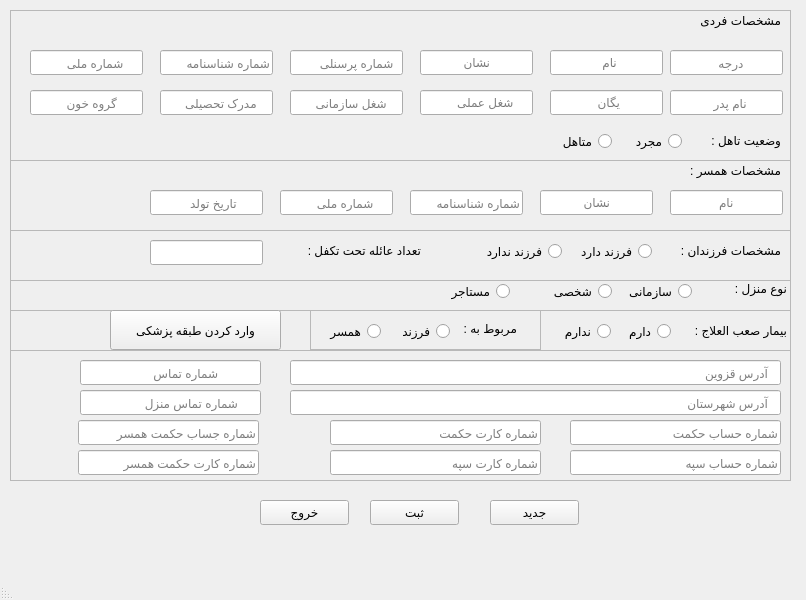
<?xml version="1.0" encoding="UTF-8"?>
<ui version="4.0">
 <class>MainWindow</class>
 <widget class="QMainWindow" name="MainWindow">
  <property name="geometry">
   <rect>
    <x>0</x>
    <y>0</y>
    <width>806</width>
    <height>600</height>
   </rect>
  </property>
  <property name="windowTitle">
   <string>MainWindow</string>
  </property>
  <property name="layoutDirection">
   <enum>Qt::RightToLeft</enum>
  </property>
  <property name="autoFillBackground">
   <bool>false</bool>
  </property>
  <widget class="QWidget" name="centralwidget">
   <widget class="QPushButton" name="pushButton_2">
    <property name="geometry">
     <rect>
      <x>490</x>
      <y>500</y>
      <width>89</width>
      <height>25</height>
     </rect>
    </property>
    <property name="text">
     <string>جدید</string>
    </property>
   </widget>
   <widget class="QPushButton" name="pushButton_3">
    <property name="geometry">
     <rect>
      <x>370</x>
      <y>500</y>
      <width>89</width>
      <height>25</height>
     </rect>
    </property>
    <property name="text">
     <string>ثبت</string>
    </property>
   </widget>
   <widget class="QPushButton" name="pushButton_4">
    <property name="geometry">
     <rect>
      <x>260</x>
      <y>500</y>
      <width>89</width>
      <height>25</height>
     </rect>
    </property>
    <property name="text">
     <string>خروج</string>
    </property>
   </widget>
   <widget class="QFrame" name="frame">
    <property name="geometry">
     <rect>
      <x>10</x>
      <y>10</y>
      <width>781</width>
      <height>151</height>
     </rect>
    </property>
    <property name="frameShape">
     <enum>QFrame::StyledPanel</enum>
    </property>
    <property name="frameShadow">
     <enum>QFrame::Raised</enum>
    </property>
    <widget class="QLabel" name="label_2">
     <property name="geometry">
      <rect>
       <x>680</x>
       <y>120</y>
       <width>91</width>
       <height>20</height>
      </rect>
     </property>
     <property name="text">
      <string>وضعیت تاهل :</string>
     </property>
    </widget>
    <widget class="QLineEdit" name="lineEdit">
     <property name="geometry">
      <rect>
       <x>660</x>
       <y>40</y>
       <width>113</width>
       <height>25</height>
      </rect>
     </property>
     <property name="autoFillBackground">
      <bool>false</bool>
     </property>
     <property name="placeholderText">
      <string>           درجه</string>
     </property>
    </widget>
    <widget class="QLineEdit" name="lineEdit_6">
     <property name="geometry">
      <rect>
       <x>20</x>
       <y>40</y>
       <width>113</width>
       <height>25</height>
      </rect>
     </property>
     <property name="placeholderText">
      <string>     شماره ملی</string>
     </property>
    </widget>
    <widget class="QLineEdit" name="lineEdit_4">
     <property name="geometry">
      <rect>
       <x>280</x>
       <y>40</y>
       <width>113</width>
       <height>25</height>
      </rect>
     </property>
     <property name="placeholderText">
      <string>  شماره پرسنلی</string>
     </property>
    </widget>
    <widget class="QLineEdit" name="lineEdit_11">
     <property name="geometry">
      <rect>
       <x>150</x>
       <y>80</y>
       <width>113</width>
       <height>25</height>
      </rect>
     </property>
     <property name="placeholderText">
      <string>    مدرک تحصیلی</string>
     </property>
    </widget>
    <widget class="QLineEdit" name="lineEdit_7">
     <property name="geometry">
      <rect>
       <x>660</x>
       <y>80</y>
       <width>113</width>
       <height>25</height>
      </rect>
     </property>
     <property name="placeholderText">
      <string>          نام پدر</string>
     </property>
    </widget>
    <widget class="QLineEdit" name="lineEdit_2">
     <property name="geometry">
      <rect>
       <x>540</x>
       <y>40</y>
       <width>113</width>
       <height>25</height>
      </rect>
     </property>
     <property name="text">
      <string/>
     </property>
     <property name="placeholderText">
      <string>             نام</string>
     </property>
    </widget>
    <widget class="QLineEdit" name="lineEdit_3">
     <property name="geometry">
      <rect>
       <x>410</x>
       <y>40</y>
       <width>113</width>
       <height>25</height>
      </rect>
     </property>
     <property name="text">
      <string/>
     </property>
     <property name="placeholderText">
      <string>            نشان</string>
     </property>
    </widget>
    <widget class="QLineEdit" name="lineEdit_9">
     <property name="geometry">
      <rect>
       <x>410</x>
       <y>80</y>
       <width>113</width>
       <height>25</height>
      </rect>
     </property>
     <property name="placeholderText">
      <string>     شغل عملی</string>
     </property>
    </widget>
    <widget class="QLabel" name="label">
     <property name="geometry">
      <rect>
       <x>660</x>
       <y>0</y>
       <width>111</width>
       <height>20</height>
      </rect>
     </property>
     <property name="text">
      <string>مشخصات فردی</string>
     </property>
    </widget>
    <widget class="QLineEdit" name="lineEdit_5">
     <property name="geometry">
      <rect>
       <x>150</x>
       <y>40</y>
       <width>113</width>
       <height>25</height>
      </rect>
     </property>
     <property name="placeholderText">
      <string>شماره شناسنامه</string>
     </property>
    </widget>
    <widget class="QRadioButton" name="radioButton">
     <property name="geometry">
      <rect>
       <x>611</x>
       <y>120</y>
       <width>61</width>
       <height>23</height>
      </rect>
     </property>
     <property name="text">
      <string>مجرد</string>
     </property>
    </widget>
    <widget class="QLineEdit" name="lineEdit_8">
     <property name="geometry">
      <rect>
       <x>540</x>
       <y>80</y>
       <width>113</width>
       <height>25</height>
      </rect>
     </property>
     <property name="placeholderText">
      <string>            یگان</string>
     </property>
    </widget>
    <widget class="QLineEdit" name="lineEdit_12">
     <property name="geometry">
      <rect>
       <x>20</x>
       <y>80</y>
       <width>113</width>
       <height>25</height>
      </rect>
     </property>
     <property name="placeholderText">
      <string>       گروه خون</string>
     </property>
    </widget>
    <widget class="QLineEdit" name="lineEdit_10">
     <property name="geometry">
      <rect>
       <x>280</x>
       <y>80</y>
       <width>113</width>
       <height>25</height>
      </rect>
     </property>
     <property name="placeholderText">
      <string>    شغل سازمانی</string>
     </property>
    </widget>
    <widget class="QRadioButton" name="radioButton_2">
     <property name="geometry">
      <rect>
       <x>541</x>
       <y>120</y>
       <width>61</width>
       <height>23</height>
      </rect>
     </property>
     <property name="text">
      <string>متاهل</string>
     </property>
    </widget>
   </widget>
   <widget class="QFrame" name="frame_2">
    <property name="geometry">
     <rect>
      <x>10</x>
      <y>160</y>
      <width>781</width>
      <height>71</height>
     </rect>
    </property>
    <property name="frameShape">
     <enum>QFrame::StyledPanel</enum>
    </property>
    <property name="frameShadow">
     <enum>QFrame::Raised</enum>
    </property>
    <widget class="QLineEdit" name="lineEdit_14">
     <property name="geometry">
      <rect>
       <x>530</x>
       <y>30</y>
       <width>113</width>
       <height>25</height>
      </rect>
     </property>
     <property name="placeholderText">
      <string>            نشان</string>
     </property>
    </widget>
    <widget class="QLineEdit" name="lineEdit_17">
     <property name="geometry">
      <rect>
       <x>140</x>
       <y>30</y>
       <width>113</width>
       <height>25</height>
      </rect>
     </property>
     <property name="placeholderText">
      <string>       تاریخ تولد</string>
     </property>
    </widget>
    <widget class="QLineEdit" name="lineEdit_13">
     <property name="geometry">
      <rect>
       <x>660</x>
       <y>30</y>
       <width>113</width>
       <height>25</height>
      </rect>
     </property>
     <property name="placeholderText">
      <string>              نام</string>
     </property>
    </widget>
    <widget class="QLineEdit" name="lineEdit_15">
     <property name="geometry">
      <rect>
       <x>400</x>
       <y>30</y>
       <width>113</width>
       <height>25</height>
      </rect>
     </property>
     <property name="placeholderText">
      <string>شماره شناسنامه</string>
     </property>
    </widget>
    <widget class="QLineEdit" name="lineEdit_16">
     <property name="geometry">
      <rect>
       <x>270</x>
       <y>30</y>
       <width>113</width>
       <height>25</height>
      </rect>
     </property>
     <property name="placeholderText">
      <string>     شماره ملی</string>
     </property>
    </widget>
    <widget class="QLabel" name="label_3">
     <property name="geometry">
      <rect>
       <x>650</x>
       <y>0</y>
       <width>121</width>
       <height>20</height>
      </rect>
     </property>
     <property name="text">
      <string>مشخصات همسر :</string>
     </property>
    </widget>
   </widget>
   <widget class="QFrame" name="frame_3">
    <property name="geometry">
     <rect>
      <x>10</x>
      <y>230</y>
      <width>781</width>
      <height>51</height>
     </rect>
    </property>
    <property name="frameShape">
     <enum>QFrame::StyledPanel</enum>
    </property>
    <property name="frameShadow">
     <enum>QFrame::Raised</enum>
    </property>
    <widget class="QRadioButton" name="radioButton_3">
     <property name="geometry">
      <rect>
       <x>530</x>
       <y>10</y>
       <width>112</width>
       <height>23</height>
      </rect>
     </property>
     <property name="text">
      <string>فرزند دارد</string>
     </property>
    </widget>
    <widget class="QRadioButton" name="radioButton_4">
     <property name="geometry">
      <rect>
       <x>440</x>
       <y>10</y>
       <width>112</width>
       <height>23</height>
      </rect>
     </property>
     <property name="text">
      <string>فرزند ندارد</string>
     </property>
    </widget>
    <widget class="QLabel" name="label_4">
     <property name="geometry">
      <rect>
       <x>640</x>
       <y>10</y>
       <width>131</width>
       <height>20</height>
      </rect>
     </property>
     <property name="text">
      <string>مشخصات فرزندان :</string>
     </property>
    </widget>
    <widget class="QLabel" name="label_5">
     <property name="geometry">
      <rect>
       <x>270</x>
       <y>10</y>
       <width>141</width>
       <height>20</height>
      </rect>
     </property>
     <property name="text">
      <string>تعداد عائله تحت تکفل :</string>
     </property>
    </widget>
    <widget class="QLineEdit" name="lineEdit_18">
     <property name="geometry">
      <rect>
       <x>140</x>
       <y>10</y>
       <width>113</width>
       <height>25</height>
      </rect>
     </property>
    </widget>
   </widget>
   <widget class="QFrame" name="frame_4">
    <property name="geometry">
     <rect>
      <x>10</x>
      <y>280</y>
      <width>781</width>
      <height>31</height>
     </rect>
    </property>
    <property name="frameShape">
     <enum>QFrame::StyledPanel</enum>
    </property>
    <property name="frameShadow">
     <enum>QFrame::Raised</enum>
    </property>
    <widget class="QRadioButton" name="radioButton_7">
     <property name="geometry">
      <rect>
       <x>400</x>
       <y>0</y>
       <width>100</width>
       <height>23</height>
      </rect>
     </property>
     <property name="text">
      <string>مستاجر</string>
     </property>
    </widget>
    <widget class="QRadioButton" name="radioButton_6">
     <property name="geometry">
      <rect>
       <x>490</x>
       <y>0</y>
       <width>112</width>
       <height>23</height>
      </rect>
     </property>
     <property name="text">
      <string>شخصی</string>
     </property>
    </widget>
    <widget class="QRadioButton" name="radioButton_5">
     <property name="geometry">
      <rect>
       <x>570</x>
       <y>0</y>
       <width>112</width>
       <height>23</height>
      </rect>
     </property>
     <property name="text">
      <string>سازمانی</string>
     </property>
    </widget>
    <widget class="QLabel" name="label_6">
     <property name="geometry">
      <rect>
       <x>710</x>
       <y>0</y>
       <width>67</width>
       <height>17</height>
      </rect>
     </property>
     <property name="text">
      <string>نوع منزل :</string>
     </property>
    </widget>
   </widget>
   <widget class="QFrame" name="frame_5">
    <property name="geometry">
     <rect>
      <x>10</x>
      <y>310</y>
      <width>781</width>
      <height>41</height>
     </rect>
    </property>
    <property name="frameShape">
     <enum>QFrame::StyledPanel</enum>
    </property>
    <property name="frameShadow">
     <enum>QFrame::Raised</enum>
    </property>
    <widget class="QRadioButton" name="radioButton_8">
     <property name="geometry">
      <rect>
       <x>610</x>
       <y>10</y>
       <width>51</width>
       <height>23</height>
      </rect>
     </property>
     <property name="text">
      <string>دارم</string>
     </property>
    </widget>
    <widget class="QLabel" name="label_7">
     <property name="geometry">
      <rect>
       <x>656</x>
       <y>10</y>
       <width>121</width>
       <height>20</height>
      </rect>
     </property>
     <property name="text">
      <string>بیمار صعب العلاج :</string>
     </property>
    </widget>
    <widget class="QRadioButton" name="radioButton_9">
     <property name="geometry">
      <rect>
       <x>540</x>
       <y>10</y>
       <width>61</width>
       <height>23</height>
      </rect>
     </property>
     <property name="text">
      <string>ندارم</string>
     </property>
    </widget>
    <widget class="QFrame" name="frame_7">
     <property name="geometry">
      <rect>
       <x>300</x>
       <y>0</y>
       <width>231</width>
       <height>40</height>
      </rect>
     </property>
     <property name="frameShape">
      <enum>QFrame::StyledPanel</enum>
     </property>
     <property name="frameShadow">
      <enum>QFrame::Raised</enum>
     </property>
     <widget class="QRadioButton" name="radioButton_10">
      <property name="geometry">
       <rect>
        <x>80</x>
        <y>10</y>
        <width>60</width>
        <height>23</height>
       </rect>
      </property>
      <property name="text">
       <string>فرزند</string>
      </property>
     </widget>
     <widget class="QLabel" name="label_8">
      <property name="geometry">
       <rect>
        <x>140</x>
        <y>10</y>
        <width>67</width>
        <height>17</height>
       </rect>
      </property>
      <property name="text">
       <string>مربوط به :</string>
      </property>
     </widget>
     <widget class="QRadioButton" name="radioButton_11">
      <property name="geometry">
       <rect>
        <x>10</x>
        <y>10</y>
        <width>61</width>
        <height>23</height>
       </rect>
      </property>
      <property name="text">
       <string>همسر</string>
      </property>
     </widget>
    </widget>
    <widget class="QPushButton" name="pushButton">
     <property name="geometry">
      <rect>
       <x>100</x>
       <y>0</y>
       <width>171</width>
       <height>40</height>
      </rect>
     </property>
     <property name="text">
      <string>وارد کردن طبقه پزشکی</string>
     </property>
    </widget>
   </widget>
   <widget class="QFrame" name="frame_6">
    <property name="geometry">
     <rect>
      <x>10</x>
      <y>350</y>
      <width>781</width>
      <height>131</height>
     </rect>
    </property>
    <property name="frameShape">
     <enum>QFrame::StyledPanel</enum>
    </property>
    <property name="frameShadow">
     <enum>QFrame::Raised</enum>
    </property>
    <widget class="QLineEdit" name="lineEdit_28">
     <property name="geometry">
      <rect>
       <x>68</x>
       <y>70</y>
       <width>181</width>
       <height>25</height>
      </rect>
     </property>
     <property name="placeholderText">
      <string>شماره جساب حکمت همسر</string>
     </property>
    </widget>
    <widget class="QLineEdit" name="lineEdit_26">
     <property name="geometry">
      <rect>
       <x>560</x>
       <y>70</y>
       <width>211</width>
       <height>25</height>
      </rect>
     </property>
     <property name="placeholderText">
      <string>شماره حساب حکمت</string>
     </property>
    </widget>
    <widget class="QLineEdit" name="lineEdit_23">
     <property name="geometry">
      <rect>
       <x>70</x>
       <y>10</y>
       <width>181</width>
       <height>25</height>
      </rect>
     </property>
     <property name="placeholderText">
      <string>            شماره تماس</string>
     </property>
    </widget>
    <widget class="QLineEdit" name="lineEdit_30">
     <property name="geometry">
      <rect>
       <x>320</x>
       <y>100</y>
       <width>211</width>
       <height>25</height>
      </rect>
     </property>
     <property name="placeholderText">
      <string>شماره کارت سپه</string>
     </property>
    </widget>
    <widget class="QLineEdit" name="lineEdit_27">
     <property name="geometry">
      <rect>
       <x>320</x>
       <y>70</y>
       <width>211</width>
       <height>25</height>
      </rect>
     </property>
     <property name="placeholderText">
      <string>شماره کارت حکمت</string>
     </property>
    </widget>
    <widget class="QLineEdit" name="lineEdit_31">
     <property name="geometry">
      <rect>
       <x>68</x>
       <y>100</y>
       <width>181</width>
       <height>25</height>
      </rect>
     </property>
     <property name="placeholderText">
      <string>شماره کارت حکمت همسر</string>
     </property>
    </widget>
    <widget class="QLineEdit" name="lineEdit_25">
     <property name="geometry">
      <rect>
       <x>70</x>
       <y>40</y>
       <width>181</width>
       <height>25</height>
      </rect>
     </property>
     <property name="placeholderText">
      <string>      شماره تماس منزل</string>
     </property>
    </widget>
    <widget class="QLineEdit" name="lineEdit_29">
     <property name="geometry">
      <rect>
       <x>560</x>
       <y>100</y>
       <width>211</width>
       <height>25</height>
      </rect>
     </property>
     <property name="placeholderText">
      <string>شماره حساب سپه</string>
     </property>
    </widget>
    <widget class="QLineEdit" name="lineEdit_24">
     <property name="geometry">
      <rect>
       <x>280</x>
       <y>40</y>
       <width>491</width>
       <height>25</height>
      </rect>
     </property>
     <property name="placeholderText">
      <string>   آدرس شهرستان</string>
     </property>
    </widget>
    <widget class="QLineEdit" name="lineEdit_22">
     <property name="geometry">
      <rect>
       <x>280</x>
       <y>10</y>
       <width>491</width>
       <height>25</height>
      </rect>
     </property>
     <property name="placeholderText">
      <string>   آدرس قزوین</string>
     </property>
    </widget>
   </widget>
  </widget>
  <widget class="QStatusBar" name="statusbar"/>
 </widget>
 <resources/>
 <connections/>
</ui>
